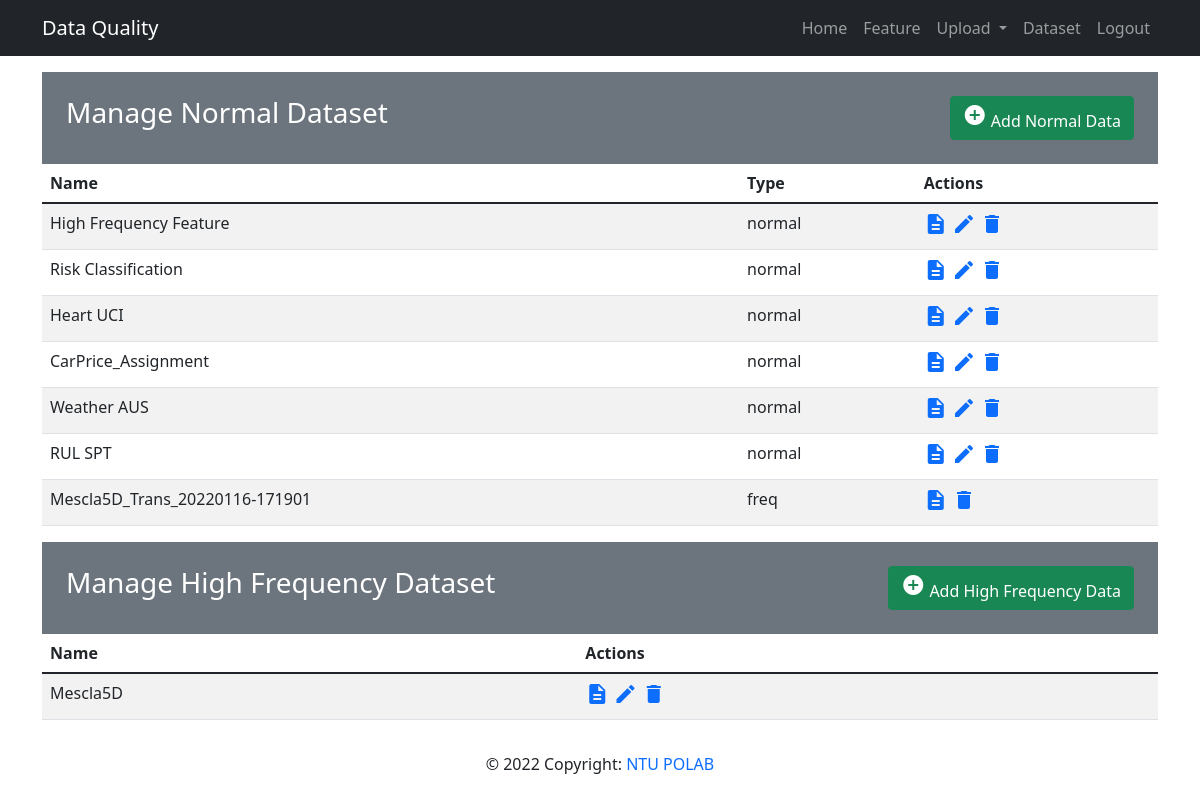
/mainapp/show_data/all (signed in), run on the app's committed database.
### mainapp/models.py (models this page shows, shortened)
class Data(models.Model):
  datatype_choices = [
    ('normal', 'Normal'),
    ('freq', 'High Frequency'),
    ('time', 'Time Series')
  ]
  question_choices = [
    ('classification', 'Classification'),
    ('regression', 'Regression'),
  ]
  name = models.CharField('Data Name', max_length=50)
  owner = models.ForeignKey(User, on_delete=models.CASCADE)
  rawdata = models.FileField(upload_to='rawdata/', validators=[file_size, validate_file_extension])
  attribute_data = models.FileField(upload_to='attribute/', validators=[file_size, validate_file_extension])
  datatype = models.CharField(max_length=10, choices=datatype_choices, default='normal')
  questiontype = models.CharField(max_length=15, choices=question_choices, default='classification')
  freq_config = models.JSONField(null=True, blank=True)
  def __str__(self):
      return self.name

class HighFrequencyData(models.Model):
  name = models.CharField('Data Name', max_length=50)
  owner = models.ForeignKey(User, on_delete=models.CASCADE)
  rawdata = models.FileField(upload_to='HFD/rawdata/', validators=[validate_file_extension])
  config = models.FileField(upload_to='HFD/config/')
  transData = models.ManyToManyField(Data, blank=True)
  def __str__(self):
      return self.name

### mainapp/views.py (the view)
# urls.py: path('show_data/all', views.list_data, name='list-data'),
@login_required(login_url='/members/login_user')
def list_data(request):
  user = request.user
  data_list = Data.objects.filter(owner=user)
  hfd_list = HighFrequencyData.objects.filter(owner=user)
  context = {
    'data_list': data_list,
    'hfd_list': hfd_list,
  }
  return render(request, 'mainapp/data_list.html', context)

### mainapp/templates/mainapp/data_list.html
{% extends 'base.html' %}
{% block content %}
  <div class="my-3">
    <div class="bg-secondary text-white p-4">
      <div class="row">
        <div class="col-6">
          <h3>Manage Normal Dataset</h3>
        </div>
        <div class="col-6 text-end">
          <a href="{% url 'upload-view'%}" class="btn btn-success"><i class="material-icons">&#xE147;</i> <span>Add Normal Data</span></a>
        </div>
      </div>
    </div>
    {% if data_list %}
      <table class="table table-striped table-hover">
        <thead>
          <tr>
            <th>Name</th>
            <th>Type</th>
            <th>Actions</th>
          </tr>
        </thead>
        {% for data in data_list %}
          <tr>
            <td>
              {{ data }}
            </td>
            <td>
              {{ data.datatype }}
            </td>
            {% if data.datatype == 'normal' %}
              <td>
                <a href="{% url 'show-data' data.id %}"><i class="material-icons">description</i></a>
                <a href="{% url 'update-data' data.id%}"><i class="material-icons">&#xE254;</i></a>
                <a href="{% url 'delete-data' data.id%}"><i class="material-icons">delete</i></a>
              </td>
            {% else %}
              <td>
                <a href="{% url 'show-data' data.id %}"><i class="material-icons">description</i></a>
                <a href="{% url 'delete-data' data.id%}"><i class="material-icons">delete</i></a>
              </td>
            {% endif %}
          </tr>
        {% endfor %}
      </table>
    {% else %}
      <div class="alert alert-warning">
        You haven't upload your data.
      </div>
    {% endif %}
  </div>
  <div class="my-3">
    <div class="bg-secondary text-white p-4">
      <div class="row">
        <div class="col-6">
          <h3>Manage High Frequency Dataset</h3>
        </div>
        <div class="col-6 text-end">
          <a href="{% url 'upload-hfd' %}" class="btn btn-success"><i class="material-icons">&#xE147;</i> <span>Add High Frequency Data</span></a>
        </div>
      </div>
    </div>
    {% if hfd_list %}
      <table class="table table-striped table-hover">
        <thead>
          <tr>
            <th>Name</th>
            <th>Actions</th>
          </tr>
        </thead>
        {% for data in hfd_list %}
          <tr>
            <td>
              {{ data }}
            </td>
            <td >
              <a href="{% url 'show-hfd' data.id %}"><i class="material-icons">description</i></a>
              <a href="{% url 'update-hfd' data.id%}"><i class="material-icons">&#xE254;</i></a>
              <a href="{% url 'delete-hfd' data.id%}"><i class="material-icons">delete</i></a>
            </td>
          </tr>
        {% endfor %}
      </table>
    {% else %}
      <div class="alert alert-warning">
        You haven't upload your data.
      </div>
    {% endif %}
  </div>
{% endblock %}

### data on the page
Data: name "High Frequency Feature", datatype "normal"
Data: name "Risk Classification", datatype "normal"
Data: name "Heart UCI", datatype "normal"
Data: name "CarPrice_Assignment", datatype "normal"
Data: name "Weather AUS", datatype "normal"
Data: name "RUL SPT", datatype "normal"
Data: name "Mescla5D_Trans_20220116-171901", datatype "freq"
HighFrequencyData: name "Mescla5D"
